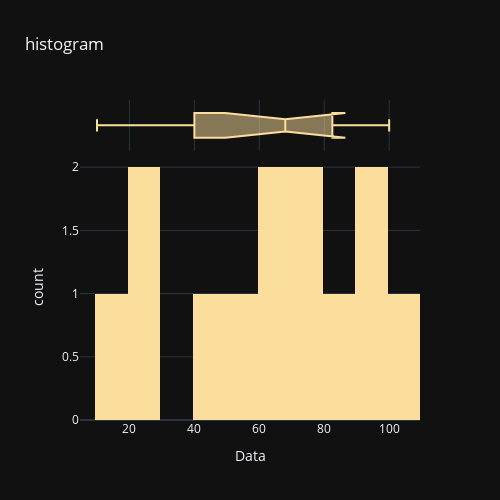

Here is the notebook cell this chart was saved with:
### Code cell
data=[10,20,25,45,50,68,70,80,90,100,98,68,78]
fig=px.histogram(x=data,title='histogram',labels={'x':'Data','y':'Count'},color_discrete_sequence=px.colors.sequential.Sunsetdark,height=500,width=500,template='plotly_dark', nbins=10,marginal='box')
fig.show()

### Figure 1 — Plotly figure (JSON) as saved in the notebook; plotly's stock layout.template omitted (floating-point values rounded to 4 significant figures)
{"data": [{"alignmentgroup": "True", "bingroup": "x", "hovertemplate": "Data=%{x}<br>count=%{y}<extra></extra>", "legendgroup": "", "marker": {"color": "rgb(252, 222, 156)", "pattern": {"shape": ""}}, "name": "", "nbinsx": 10, "offsetgroup": "", "orientation": "v", "showlegend": false, "type": "histogram", "x": [10, 20, 25, 45, 50, 68, 70, 80, 90, 100, 98, 68, 78], "xaxis": "x", "yaxis": "y"}, {"alignmentgroup": "True", "hovertemplate": "Data=%{x}<extra></extra>", "legendgroup": "", "marker": {"color": "rgb(252, 222, 156)"}, "name": "", "notched": true, "offsetgroup": "", "showlegend": false, "type": "box", "x": [10, 20, 25, 45, 50, 68, 70, 80, 90, 100, 98, 68, 78], "xaxis": "x2", "yaxis": "y2"}], "layout": {"barmode": "relative", "height": 500, "legend": {"tracegroupgap": 0}, "title": {"text": "histogram"}, "width": 500, "xaxis": {"anchor": "y", "domain": [0, 1], "title": {"text": "Data"}}, "xaxis2": {"anchor": "y2", "domain": [0, 1], "matches": "x", "showgrid": true, "showticklabels": false}, "yaxis": {"anchor": "x", "domain": [0, 0.8316], "title": {"text": "count"}}, "yaxis2": {"anchor": "x2", "domain": [0.8416, 1], "matches": "y2", "showgrid": false, "showline": false, "showticklabels": false, "ticks": ""}}}
